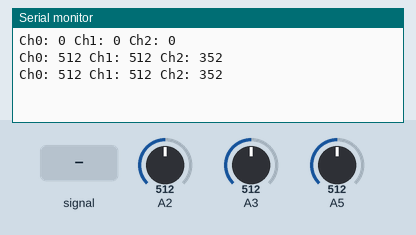
Recording of a sketch running on a simulated Arduino Uno, built with avr-gcc and run on an emulated ATmega328P. Shown: the last lines printed to the serial monitor. Inputs (shaded band) come from the test bench; at power-on: A2 = 512, A5 = 512, A3 = 512.

Above: at 1.2 s.
1.3 s: A2 fed a 200 Hz sine of ±81 counts around its level
At 1.9 s:
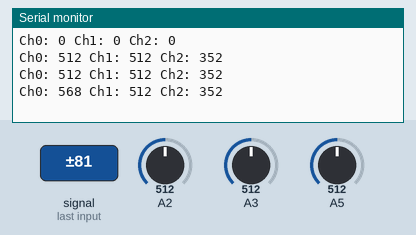
2.8 s: A2 set to 716
At 3.4 s:
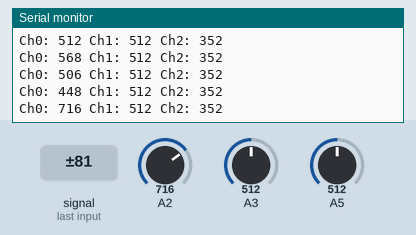
4.3 s: A5 set to 716
At 4.9 s:
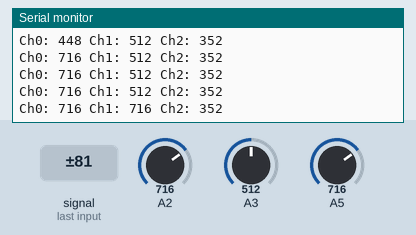
5.8 s: A2 set to 900
At 6.4 s:
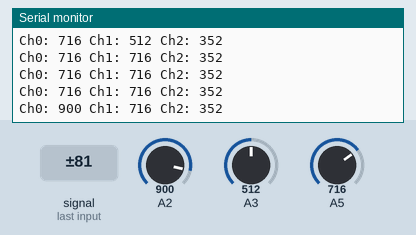
7.3 s: A5 set to 900
At 7.9 s:
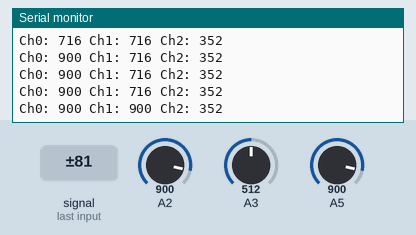
Timing chart, 0 to 9.8 s (numbered marks = the images above; inputs shaded):
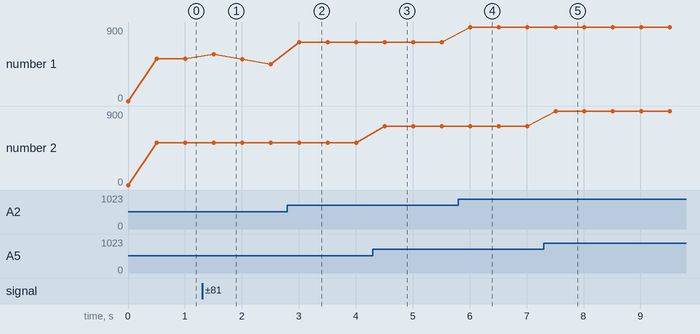

Measured:
- after the input at 1.3 s, the serial monitor: prints a new line after 0.20 s (image 1)
- after the input at 2.8 s, the serial monitor: prints a new line after 0.20 s (image 2)
- after the input at 4.3 s, the serial monitor: prints a new line after 0.21 s (image 3)
- after the input at 5.8 s, the serial monitor: prints a new line after 0.21 s (image 4)
- after the input at 7.3 s, the serial monitor: prints a new line after 0.21 s (image 5)
- plotted number 1: 512 → 448 after the input at 1.3 s, 448 → 716 after the input at 2.8 s, 716 → 900 after the input at 5.8 s

The sketch:

adc_interrupt.ino
```cpp
#include <avr/io.h>
#include <avr/interrupt.h>

#define  clear_bit(reg, bit) reg&=~(1<<bit)
#define  set_bit(reg, bit)   reg|=(1<<bit)


volatile uint16_t val[3], channels[3]={2,5,8};
volatile uint8_t channel_index=0;

void adc_channel_select(uint8_t channel){
  ADMUX &= 0xF0;
  ADMUX |= channel;
}


void adc_init(void){
  clear_bit(ADMUX, REFS1);
  set_bit(ADMUX, REFS0);
  clear_bit(ADMUX, ADLAR);
  adc_channel_select(channels[channel_index]);
  set_bit(ADCSRA, ADPS0);
  set_bit(ADCSRA, ADPS1);
  set_bit(ADCSRA, ADPS2);
  set_bit(ADCSRA, ADIE);
  set_bit(ADCSRA, ADEN);
  set_bit(SREG, 7); // or call sei()
  set_bit(ADCSRA, ADSC);
}

void setup() {
  adc_init();
  Serial.begin(9600);
}

void loop() {
  Serial.print("Ch0: ");
  Serial.print(val[0]);
  Serial.print(" Ch1: ");
  Serial.print(val[1]);
  Serial.print(" Ch2: ");
  Serial.println(val[2]);
  delay(500);
}

ISR(ADC_vect){
  val[channel_index]=ADCW;
  channel_index++;
  if(channel_index>3){
    channel_index=0;
  }
  adc_channel_select(channels[channel_index]);
  set_bit(ADCSRA, ADSC);
}
```
